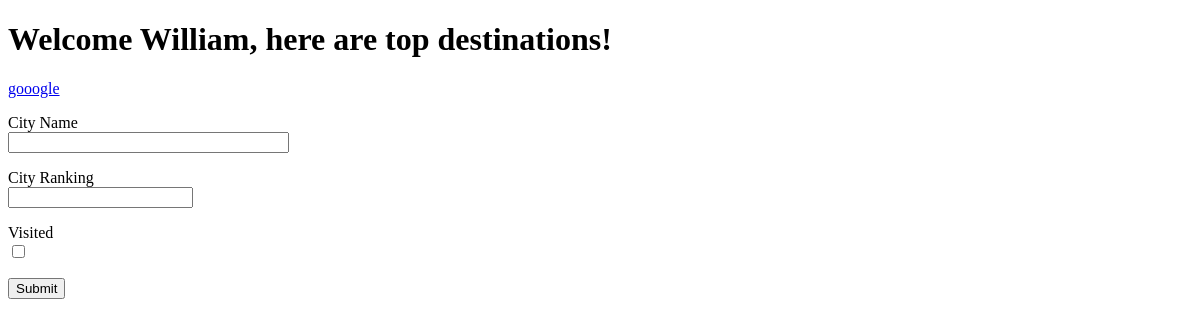
Before: / with the older database file.
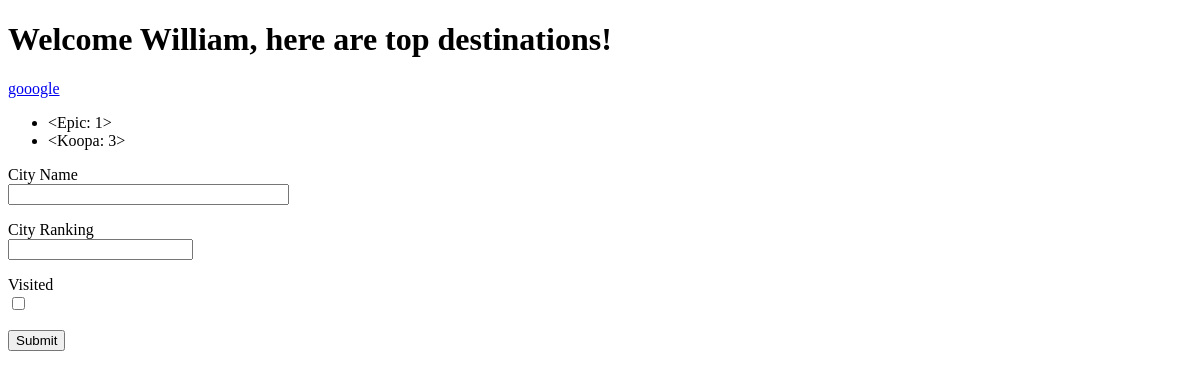
After: the same page with the newer database file.
### mypage/models.py (models this page shows)
class City(db.Model):
    city_name = db.Column(db.String(80), unique=True, nullable=False)
    city_rank = db.Column(db.Integer, primary_key=True)
    def __repr__(self):
        return f'<{self.city_name}: {self.city_rank}>'

### mypage/routes.py (the view, shortened to what this page needs)
@mypage_obj.route("/", methods=['GET', 'POST'])
def home():
    form = TopCities()
    city_list = City.query.all()
    name = 'William'
    title = 'Top Cities'
    return render_template('home.html', name = name, title = title, form = form, city_list = city_list)

### mypage/forms.py
class TopCities(FlaskForm):
    city_name = StringField("City Name", validators = [DataRequired()])
    city_rank = IntegerField("City Ranking", validators = [DataRequired()])
    is_visited = BooleanField("Visited")
    submit = SubmitField()

### mypage/templates/home.html (shortened to what this page needs)
{% extends "base.html" %}
{% block content %}
    <h1>Welcome {{name}}, here are top destinations!</h1>
    <a href="https://www.google.com/">gooogle</a>
    <div>
    <ul>
	{% for name in city_list %}
	<li> {{ name }} </li>
	{% endfor %}
    </ul>
    </div>
    <form method="POST">
        <p> {{ form.city_name.label }} <br>
        {{ form.city_name(size=32) }}</p>
        <p> {{ form.city_rank.label }} <br>
        {{ form.city_rank(size=32) }}</p>
    	<p> {{ form.is_visited.label }} <br>
    	{{ form.is_visited() }}</p>
    	<p>{{ form.submit() }}</p>
	</form>
{% endblock %}

### mypage/templates/base.html (shortened to what this page needs)
<!DOCTYPE html>
<html>
    <head>
    </head>
    <body>
	{% block content %}
	{% endblock %}
    </body>
</html>

Changed rows visible on the page:
added City: city_name+city_rank "<Epic: 1>"
added City: city_name+city_rank "<Koopa: 3>"
